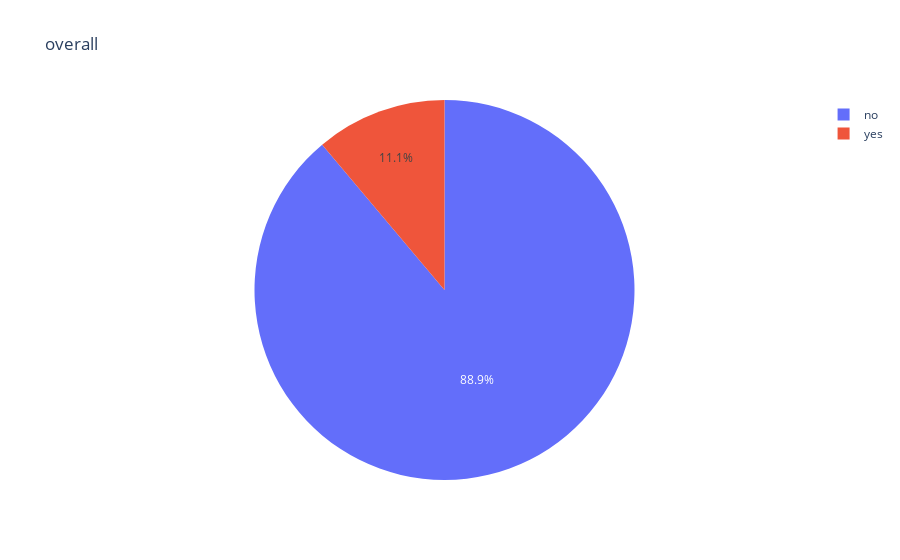

The notebook cell this image was saved under:
### Markdown cell above
# `EDA & Visualization`

### Code cell
px.pie(df, names='y', title='overall')

### Figure 1 — Plotly figure (JSON) as saved in the notebook; plotly's stock layout.template omitted (floating-point values rounded to 4 significant figures; data arrays with more than 128 entries replaced by an {"elided": "..."} marker saying what was removed)
{"data": [{"domain": {"x": [0, 1], "y": [0, 1]}, "hovertemplate": "y=%{label}<extra></extra>", "labels": {"elided": "38234 str values"}, "legendgroup": "", "name": "", "showlegend": true, "type": "pie"}], "layout": {"legend": {"tracegroupgap": 0}, "title": {"text": "overall"}}}
